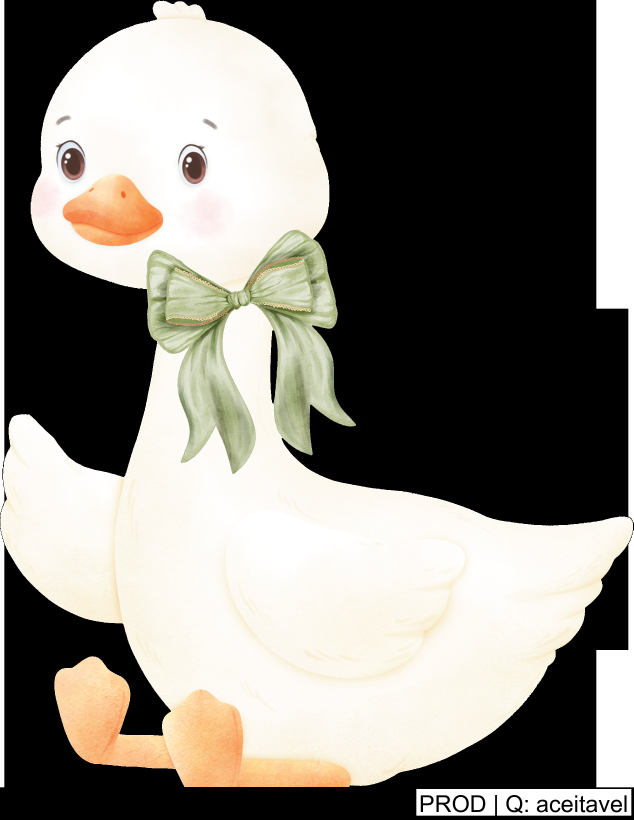
#> input picture ajudante_impressao/scratch/test_qual_aceitavel.png, 1900 x 2458 px (shown at 1/3 size); its folder holds only this picture in this run
$ python -i roll_packer.py   (imports and definitions only)
#> lines starting #> are read from the running program, lines starting #| are printed output that depends on the picture
### ajudante_impressao/algorithms/packing.py
from __future__ import annotations

import random
from concurrent.futures import ThreadPoolExecutor
from dataclasses import dataclass
from functools import partial

import cv2
import numpy as np
from PIL import Image

from .image_ops import trim_empty_borders


# ── Máscara alfa binária ──────────────────────────────────────────────────────
def _alpha_mask(img: Image.Image) -> np.ndarray:
    mask = np.array(img.getchannel("A"), dtype=np.uint8)
    return (mask > 0).astype(np.uint8)


# [4 lines left out: function _quantize, not called in this run]


@dataclass(slots=True)
class MaskVariant:
    image: Image.Image
    mask: np.ndarray
    scaled_mask: np.ndarray
    scaled_mask_f: np.ndarray
    mask_sum: float
    area: int
    angle: int
    w: int
    h: int
    sw: int
    sh: int


@dataclass(slots=True)
class PackedPiece:
    image: Image.Image
    mask: np.ndarray
    scaled_mask: np.ndarray
    x: int
    y: int
    w: int
    h: int
    area: int


# ── Rotação via cv2 (3-5x mais rápido que PIL para 90/180/270) ────────────────
_CV2_ROT_MAP = {
    90:  cv2.ROTATE_90_COUNTERCLOCKWISE,
    180: cv2.ROTATE_180,
    270: cv2.ROTATE_90_CLOCKWISE,
}

# [75 lines left out: functions _rotate_image, _prepare_mask_variants, _ensure_height, not called in this run]


def _build_stamp_kernel(spacing: int) -> np.ndarray:
    y_idx, x_idx = np.ogrid[-spacing:spacing + 1, -spacing:spacing + 1]
    return (x_idx ** 2 + y_idx ** 2 <= spacing ** 2).astype(np.uint8)


try:
    import numba

    @numba.njit(fastmath=True, nogil=True, cache=True)
    def _collides_fast(
        occupancy: np.ndarray,
        mask: np.ndarray,
        x: int, y: int,
        max_occ_y: int,
    ) -> bool:
        if y >= max_occ_y:
            return False
        occ_h, occ_w = occupancy.shape
        h, w = mask.shape
        if y < 0 or x < 0 or y + h > occ_h or x + w > occ_w:
            return True
        check_h = min(h, max_occ_y - y)
        if check_h <= 0:
            return False

        for r in range(check_h):
            occ_row = occupancy[y + r]
            mask_row = mask[r]
            for c in range(w):
                if mask_row[c] != 0 and occ_row[x + c] != 0:
                    return True
        return False

    @numba.njit(fastmath=True, nogil=True, cache=True)
    def _collides_coarse(
        scaled_occ: np.ndarray,
        scaled_mask: np.ndarray,
        x: int, y: int,
        max_y: int,
    ) -> bool:
        if y >= max_y:
            return False
        occ_h, occ_w = scaled_occ.shape
        h, w = scaled_mask.shape
        if y < 0 or x < 0 or y + h > occ_h or x + w > occ_w:
            return True
        check_h = min(h, max_y - y)
        if check_h <= 0:
            return False
        for r in range(check_h):
            occ_row = scaled_occ[y + r]
            mask_row = scaled_mask[r]
            for c in range(w):
                if mask_row[c] != 0 and occ_row[x + c] != 0:
                    return True
        return False

    @numba.njit(fastmath=True, nogil=True, cache=True)
    def _fast_score_contact(
        occupancy: np.ndarray,
        x: int, y: int,
        w: int, h: int,
        spacing: int,
        margin: int,
        max_width: int,
    ) -> tuple[int, int]:
        occ_h, occ_w = occupancy.shape
        y0 = max(0, y - spacing - 2)
        y1 = min(y + h + spacing + 2, occ_h)
        x0 = max(0, x - spacing - 2)
        x1 = min(x + w + spacing + 2, occ_w)

        raw_contact = 0
        for r in range(y0, y1):
            occ_row = occupancy[r]
            for c in range(x0, x1):
                if occ_row[c] != 0:
                    raw_contact += 1

        left_check = (x <= margin)
        if not left_check and x > 0:
            chk_y0 = max(0, y)
            chk_y1 = min(occ_h, y + h)
            chk_x0 = max(0, x - spacing - 4)
            chk_x1 = x
            for r in range(chk_y0, chk_y1):
                occ_row = occupancy[r]
                for c in range(chk_x0, chk_x1):
                    if occ_row[c] != 0:
                        left_check = True
                        break
                if left_check:
                    break

        right_check = (x + w >= max_width - margin)
        if not right_check and x + w < occ_w:
            chk_y0 = max(0, y)
            chk_y1 = min(occ_h, y + h)
            chk_x0 = x + w
            chk_x1 = min(occ_w, x + w + spacing + 4)
            for r in range(chk_y0, chk_y1):
                occ_row = occupancy[r]
                for c in range(chk_x0, chk_x1):
                    if occ_row[c] != 0:
                        right_check = True
                        break
                if right_check:
                    break

        top_check = (y <= margin)
        if not top_check and y > 0:
            chk_y0 = max(0, y - spacing - 4)
            chk_y1 = y
            chk_x0 = max(0, x)
            chk_x1 = min(occ_w, x + w)
            for r in range(chk_y0, chk_y1):
                occ_row = occupancy[r]
                for c in range(chk_x0, chk_x1):
                    if occ_row[c] != 0:
                        top_check = True
                        break
                if top_check:
                    break

        bottom_check = False
        if y + h < occ_h:
            chk_y0 = y + h
            chk_y1 = min(occ_h, y + h + spacing + 4)
            chk_x0 = max(0, x)
            chk_x1 = min(occ_w, x + w)
            for r in range(chk_y0, chk_y1):
                occ_row = occupancy[r]
                for c in range(chk_x0, chk_x1):
                    if occ_row[c] != 0:
                        bottom_check = True
                        break
                if bottom_check:
                    break

        sides_count = int(left_check) + int(right_check) + int(top_check) + int(bottom_check)
        is_pocket = (left_check or right_check) and (top_check or bottom_check)
        pocket_bonus = sides_count * 1000 if is_pocket else 0
        return raw_contact, pocket_bonus

    @numba.njit(fastmath=True, nogil=True, cache=True)
    def _find_row_transitions_fast(row: np.ndarray, margin: int):
        n = len(row)
        transitions = []
        in_segment = False
        start = 0
        for i in range(n):
            val = row[i]
            if val != 0 and not in_segment:
                in_segment = True
                start = i + margin
            elif val == 0 and in_segment:
                in_segment = False
                transitions.append((start, i + margin))
        if in_segment:
            transitions.append((start, n + margin))
        return transitions

    HAS_NUMBA = True

    # Pre-warm JIT compilation at import time
    _dummy_occ = np.zeros((16, 16), dtype=np.uint8)
    _dummy_mask = np.zeros((4, 4), dtype=np.uint8)
    _collides_fast(_dummy_occ, _dummy_mask, 0, 0, 16)
    _collides_coarse(_dummy_occ, _dummy_mask, 0, 0, 16)
    _fast_score_contact(_dummy_occ, 2, 2, 4, 4, 1, 1, 16)
    _find_row_transitions_fast(np.zeros(16, dtype=np.uint8), 0)

except Exception:
    HAS_NUMBA = False

    # [13 lines left out: function _collides_fast, not called in this run]

    def _collides_coarse(scaled_occ: np.ndarray, scaled_mask: np.ndarray, x: int, y: int, max_y: int) -> bool:
        return _collides_fast(scaled_occ, scaled_mask, x, y, max_y)

    # [15 lines left out: function _fast_score_contact, not called in this run]


def _collides(occupancy: np.ndarray, mask: np.ndarray, x: int, y: int, max_occ_y: int) -> bool:
    return _collides_fast(occupancy, mask, x, y, max_occ_y)


# [753 lines left out: functions _stamp_reserved, _score_contact, _score_candidate, _dedupe_candidates, _collect_frontier_candidates, _refine_candidate and 9 more, not called in this run]

### ajudante_impressao/services/roll_packer.py
from __future__ import annotations

import time
from dataclasses import dataclass, field
from pathlib import Path
from typing import Callable

from PIL import Image, ImageDraw, ImageFont
import cv2
import numpy as np
import math
import ezdxf
from ezdxf import units
from concurrent.futures import ThreadPoolExecutor
from functools import partial

Image.MAX_IMAGE_PIXELS = None  # Permitir processar imagens muito grandes

from ..algorithms.image_ops import add_label_to_image, cm_to_px, process_images, rgba_to_white_background, trim_empty_borders
from ..algorithms.packing import build_canvas, pack_images_masked, _rotate_image


PERFORMANCE_PROFILES = {
    "quality": {"label": "Qualidade", "step_multiplier": 0.75, "max_workers": 4, "debug_limit": 0, "jpeg_quality": 95},
    "balanced": {"label": "Balanceado", "step_multiplier": 1.0, "max_workers": 6, "debug_limit": 24, "jpeg_quality": 92},
    "fast": {"label": "Rapido", "step_multiplier": 2.0, "max_workers": 8, "debug_limit": 12, "jpeg_quality": 88},
}


LogCallback = Callable[[str, str], None]
StatusCallback = Callable[[str], None]
DebugCallback = Callable[[list[dict], int], None]


@dataclass(slots=True)
class RollerPackRequest:
    folder: Path
    largura_cm: float
    margem_cm: float
    espaco_cm: float
    threshold: int
    step_px: int
    allow_rotate: bool
    row_height_cm: float
    output_name: str
    performance_mode: str
    label_position: str
    label_date: str = ""                          # Data de envio (opcional)
    label_text_color: tuple[int, int, int, int] = (0, 0, 0, 255)  # Cor do texto RGBA
    # Parâmetros de corte DXF para Router CNC
    dxf_bleed_mm: float = 0.0                    # Sangria em mm (0 = corte na borda exata da arte)
    dxf_simplify_eps: float = 1.0                # Fator de simplificação Douglas-Peucker
    dxf_include_border: bool = True              # Incluir retângulo do rolo na camada ROLO
    dxf_layer_name: str = "CORTE"               # Nome da camada de corte no DXF


@dataclass(slots=True)
class RollerPackResult:
    output_path: Path
    output_paths: list[Path]
    packed_count: int
    final_width_px: int
    final_height_px: int
    final_image: Image.Image
    final_jpeg: Image.Image
    image_items: list[dict]
    yield_pct: float = 0.0
    waste_pct: float = 0.0
    useful_area_m2: float = 0.0
    total_area_m2: float = 0.0
    elapsed_seconds: float = 0.0
    dxf_path: Path | None = None
    packed: list[tuple[Image.Image, int, int]] | None = None


# [435 lines left out: functions run_roll_packer, _extract_piece_contours, _generate_roll_dxf, not called in this run]


def _save_processed_contour_debug(
    image_items: list[dict],
    output_path: Path,
    thumb_size: int = 360,
    columns: int = 4,
) -> None:
    """Salva uma prancha para auditar o recorte alfa antes do encaixe."""

    if not image_items:
        return

    cell_w = thumb_size
    cell_h = thumb_size + 42
    rows = math.ceil(len(image_items) / columns)
    sheet = Image.new("RGB", (columns * cell_w, rows * cell_h), (32, 32, 38))
    font = ImageFont.load_default()

    checker = Image.new("RGB", (thumb_size, thumb_size), (238, 238, 238))
    draw_checker = ImageDraw.Draw(checker)
    block = 18
    for yy in range(0, thumb_size, block):
        for xx in range(0, thumb_size, block):
            if (xx // block + yy // block) % 2:
                draw_checker.rectangle((xx, yy, xx + block - 1, yy + block - 1), fill=(204, 204, 204))

    for idx, item in enumerate(image_items):
        img = item["image"]
        if img.mode != "RGBA":
            img = img.convert("RGBA")

        scale = min((thumb_size - 24) / max(1, img.width), (thumb_size - 24) / max(1, img.height), 1.0)
        preview_w = max(1, int(round(img.width * scale)))
        preview_h = max(1, int(round(img.height * scale)))
        preview = img.resize((preview_w, preview_h), Image.Resampling.LANCZOS)

        cell = checker.copy()
        px = (thumb_size - preview_w) // 2
        py = (thumb_size - preview_h) // 2
        cell.paste(preview, (px, py), preview.getchannel("A"))

        alpha = np.array(preview.getchannel("A"), dtype=np.uint8)
        mask = (alpha > 5).astype(np.uint8) * 255
        contours, _ = cv2.findContours(mask, cv2.RETR_EXTERNAL, cv2.CHAIN_APPROX_SIMPLE)
        if contours:
            cell_arr = np.array(cell)
            offset = np.array([[[px, py]]], dtype=np.int32)
            cv2.drawContours(cell_arr, [cnt + offset for cnt in contours], -1, (255, 0, 0), 2)
            cell = Image.fromarray(cell_arr)

        col = idx % columns
        row = idx // columns
        x = col * cell_w
        y = row * cell_h
        sheet.paste(cell, (x, y))

        draw = ImageDraw.Draw(sheet)
        name = str(item.get("name", f"imagem_{idx + 1}"))
        draw.text((x + 10, y + thumb_size + 8), f"{idx + 1}. {name[:38]}", fill=(245, 245, 245), font=font)
        draw.text((x + 10, y + thumb_size + 24), f"{img.width}x{img.height}px", fill=(180, 180, 190), font=font)

    output_path.parent.mkdir(parents=True, exist_ok=True)
    sheet.save(str(output_path), format="PNG")


# [111 lines left out: function _save_debug_contours, not called in this run]

>>> import cv2
>>> picture = cv2.imread('../scratch/test_qual_aceitavel.png', cv2.IMREAD_GRAYSCALE)
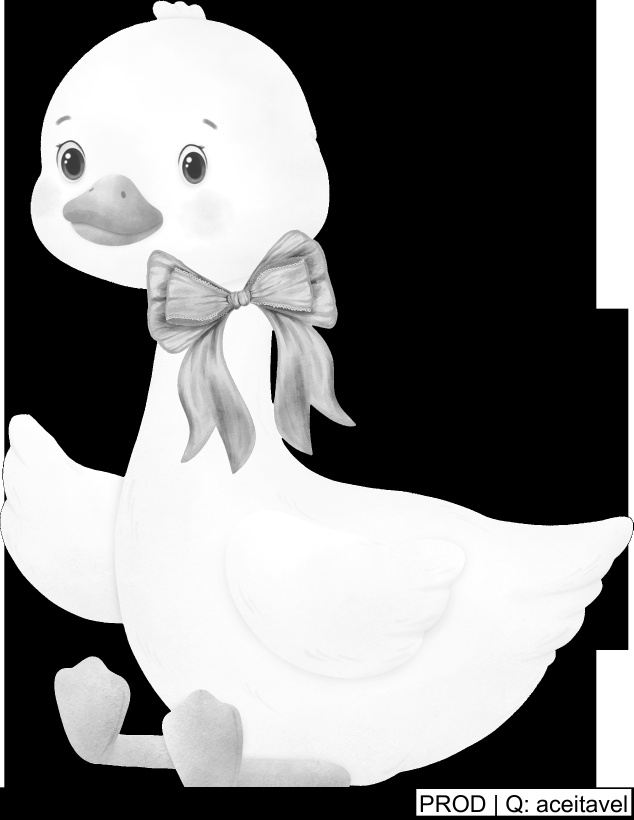
#> picture: shape (2458, 1900) (shown at 1/3 size); min 0, max 255, mean 126.1
>>> result = _save_processed_contour_debug(picture, 'out.png')
#> (the run stopped early here; a loop or call above may not have finished)

$ run again, on ajudante_impressao/scratch/test_qual_boa.png
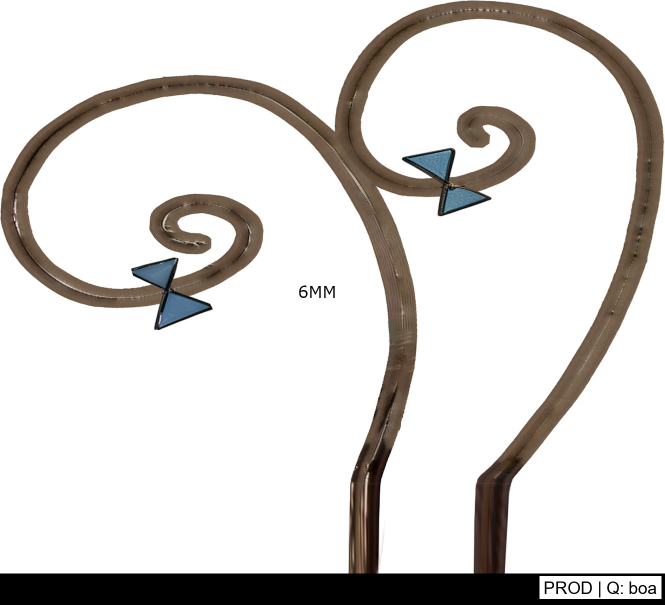
#> input picture ajudante_impressao/scratch/test_qual_boa.png, 1329 x 1209 px (shown at 1/2 size)
#> `picture = cv2.imread('../scratch/test_qual_aceitavel.png', cv2.IMREAD_..`:
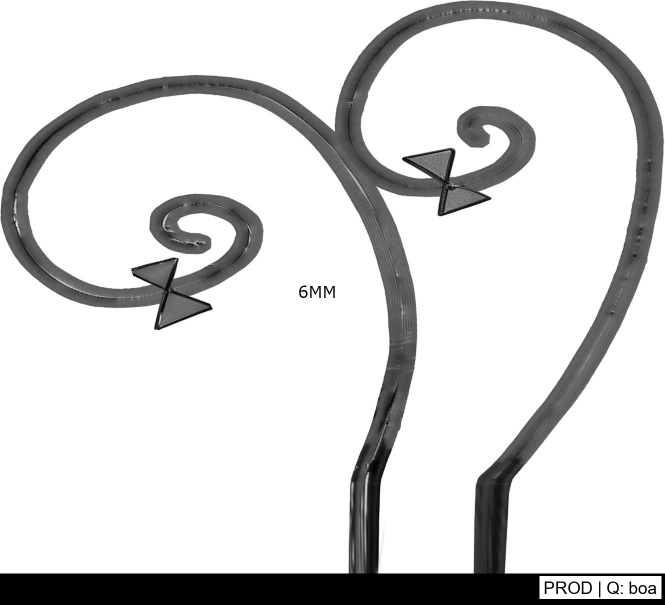
#> picture: shape (1209, 1329) (shown at 1/2 size); min 0, max 255, mean 215.5
